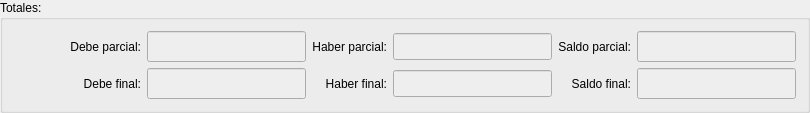
    <widget class="QGroupBox" name="groupBox">
     <property name="title">
      <string>Totales:</string>
     </property>
     <layout class="QGridLayout" name="_2">
      <item row="0" column="0">
       <spacer name="spacer">
        <property name="orientation">
         <enum>Qt::Horizontal</enum>
        </property>
        <property name="sizeHint" stdset="0">
         <size>
          <width>56</width>
          <height>20</height>
         </size>
        </property>
       </spacer>
      </item>
      <item row="0" column="1">
       <widget class="QLabel" name="TextLabel2_9">
        <property name="frameShape">
         <enum>QFrame::NoFrame</enum>
        </property>
        <property name="frameShadow">
         <enum>QFrame::Plain</enum>
        </property>
        <property name="text">
         <string>Debe parcial:</string>
        </property>
        <property name="alignment">
         <set>Qt::AlignRight|Qt::AlignTrailing|Qt::AlignVCenter</set>
        </property>
       </widget>
      </item>
      <item row="0" column="2">
       <widget class="QLineEdit" name="mui_totalParcialDebe">
        <property name="enabled">
         <bool>true</bool>
        </property>
        <property name="palette">
         <palette>
          <active>
           <colorrole role="Base">
            <brush brushstyle="SolidPattern">
             <color alpha="255">
              <red>238</red>
              <green>238</green>
              <blue>238</blue>
             </color>
            </brush>
           </colorrole>
          </active>
          <inactive>
           <colorrole role="Base">
            <brush brushstyle="SolidPattern">
             <color alpha="255">
              <red>238</red>
              <green>238</green>
              <blue>238</blue>
             </color>
            </brush>
           </colorrole>
          </inactive>
          <disabled>
           <colorrole role="Base">
            <brush brushstyle="SolidPattern">
             <color alpha="255">
              <red>255</red>
              <green>255</green>
              <blue>255</blue>
             </color>
            </brush>
           </colorrole>
          </disabled>
         </palette>
        </property>
        <property name="font">
         <font>
          <family>Sans Serif</family>
          <pointsize>12</pointsize>
          <weight>75</weight>
          <italic>false</italic>
          <bold>true</bold>
          <underline>false</underline>
          <strikeout>false</strikeout>
         </font>
        </property>
        <property name="alignment">
         <set>Qt::AlignRight</set>
        </property>
        <property name="readOnly">
         <bool>true</bool>
        </property>
       </widget>
      </item>
      <item row="0" column="3">
       <widget class="QLabel" name="TextLabel2_8">
        <property name="frameShape">
         <enum>QFrame::NoFrame</enum>
        </property>
        <property name="frameShadow">
         <enum>QFrame::Plain</enum>
        </property>
        <property name="text">
         <string>Haber parcial:</string>
        </property>
        <property name="alignment">
         <set>Qt::AlignRight|Qt::AlignTrailing|Qt::AlignVCenter</set>
        </property>
       </widget>
      </item>
      <item row="0" column="4">
       <widget class="QLineEdit" name="mui_totalParcialHaber">
        <property name="enabled">
         <bool>true</bool>
        </property>
        <property name="palette">
         <palette>
          <active>
           <colorrole role="Base">
            <brush brushstyle="SolidPattern">
             <color alpha="255">
              <red>238</red>
              <green>238</green>
              <blue>238</blue>
             </color>
            </brush>
           </colorrole>
          </active>
          <inactive>
           <colorrole role="Base">
            <brush brushstyle="SolidPattern">
             <color alpha="255">
              <red>238</red>
              <green>238</green>
              <blue>238</blue>
             </color>
            </brush>
           </colorrole>
          </inactive>
          <disabled>
           <colorrole role="Base">
            <brush brushstyle="SolidPattern">
             <color alpha="255">
              <red>255</red>
              <green>255</green>
              <blue>255</blue>
             </color>
            </brush>
           </colorrole>
          </disabled>
         </palette>
        </property>
        <property name="font">
         <font>
          <pointsize>12</pointsize>
          <weight>75</weight>
          <bold>true</bold>
         </font>
        </property>
        <property name="alignment">
         <set>Qt::AlignRight</set>
        </property>
        <property name="readOnly">
         <bool>true</bool>
        </property>
       </widget>
      </item>
      <item row="0" column="5">
       <widget class="QLabel" name="TextLabel2_7">
        <property name="frameShape">
         <enum>QFrame::NoFrame</enum>
        </property>
        <property name="frameShadow">
         <enum>QFrame::Plain</enum>
        </property>
        <property name="text">
         <string>Saldo parcial:</string>
        </property>
        <property name="alignment">
         <set>Qt::AlignRight|Qt::AlignTrailing|Qt::AlignVCenter</set>
        </property>
       </widget>
      </item>
      <item row="0" column="6">
       <widget class="QLineEdit" name="mui_totalParcialSaldo">
        <property name="enabled">
         <bool>true</bool>
        </property>
        <property name="palette">
         <palette>
          <active>
           <colorrole role="Base">
            <brush brushstyle="SolidPattern">
             <color alpha="255">
              <red>238</red>
              <green>238</green>
              <blue>238</blue>
             </color>
            </brush>
           </colorrole>
          </active>
          <inactive>
           <colorrole role="Base">
            <brush brushstyle="SolidPattern">
             <color alpha="255">
              <red>238</red>
              <green>238</green>
              <blue>238</blue>
             </color>
            </brush>
           </colorrole>
          </inactive>
          <disabled>
           <colorrole role="Base">
            <brush brushstyle="SolidPattern">
             <color alpha="255">
              <red>255</red>
              <green>255</green>
              <blue>255</blue>
             </color>
            </brush>
           </colorrole>
          </disabled>
         </palette>
        </property>
        <property name="font">
         <font>
          <family>Sans Serif</family>
          <pointsize>12</pointsize>
          <weight>75</weight>
          <italic>false</italic>
          <bold>true</bold>
          <underline>false</underline>
          <strikeout>false</strikeout>
         </font>
        </property>
        <property name="alignment">
         <set>Qt::AlignRight</set>
        </property>
        <property name="readOnly">
         <bool>true</bool>
        </property>
       </widget>
      </item>
      <item row="1" column="0">
       <spacer>
        <property name="orientation">
         <enum>Qt::Horizontal</enum>
        </property>
        <property name="sizeHint" stdset="0">
         <size>
          <width>40</width>
          <height>20</height>
         </size>
        </property>
       </spacer>
      </item>
      <item row="1" column="1">
       <widget class="QLabel" name="TextLabel2">
        <property name="frameShape">
         <enum>QFrame::NoFrame</enum>
        </property>
        <property name="frameShadow">
         <enum>QFrame::Plain</enum>
        </property>
        <property name="text">
         <string>Debe final:</string>
        </property>
        <property name="alignment">
         <set>Qt::AlignRight|Qt::AlignTrailing|Qt::AlignVCenter</set>
        </property>
       </widget>
      </item>
      <item row="1" column="2">
       <widget class="QLineEdit" name="mui_totalDebe">
        <property name="enabled">
         <bool>true</bool>
        </property>
        <property name="palette">
         <palette>
          <active>
           <colorrole role="Base">
            <brush brushstyle="SolidPattern">
             <color alpha="255">
              <red>238</red>
              <green>238</green>
              <blue>238</blue>
             </color>
            </brush>
           </colorrole>
          </active>
          <inactive>
           <colorrole role="Base">
            <brush brushstyle="SolidPattern">
             <color alpha="255">
              <red>238</red>
              <green>238</green>
              <blue>238</blue>
             </color>
            </brush>
           </colorrole>
          </inactive>
          <disabled>
           <colorrole role="Base">
            <brush brushstyle="SolidPattern">
             <color alpha="255">
              <red>255</red>
              <green>255</green>
              <blue>255</blue>
             </color>
            </brush>
           </colorrole>
          </disabled>
         </palette>
        </property>
        <property name="font">
         <font>
          <family>Sans Serif</family>
          <pointsize>12</pointsize>
          <weight>75</weight>
          <italic>false</italic>
          <bold>true</bold>
          <underline>false</underline>
          <strikeout>false</strikeout>
         </font>
        </property>
        <property name="alignment">
         <set>Qt::AlignRight</set>
        </property>
        <property name="readOnly">
         <bool>true</bool>
        </property>
       </widget>
      </item>
      <item row="1" column="3">
       <widget class="QLabel" name="TextLabel2_5">
        <property name="frameShape">
         <enum>QFrame::NoFrame</enum>
        </property>
        <property name="frameShadow">
         <enum>QFrame::Plain</enum>
        </property>
        <property name="text">
         <string>Haber final:</string>
        </property>
        <property name="alignment">
         <set>Qt::AlignRight|Qt::AlignTrailing|Qt::AlignVCenter</set>
        </property>
       </widget>
      </item>
      <item row="1" column="4">
       <widget class="QLineEdit" name="mui_totalHaber">
        <property name="enabled">
         <bool>true</bool>
        </property>
        <property name="palette">
         <palette>
          <active>
           <colorrole role="Base">
            <brush brushstyle="SolidPattern">
             <color alpha="255">
              <red>238</red>
              <green>238</green>
              <blue>238</blue>
             </color>
            </brush>
           </colorrole>
          </active>
          <inactive>
           <colorrole role="Base">
            <brush brushstyle="SolidPattern">
             <color alpha="255">
              <red>238</red>
              <green>238</green>
              <blue>238</blue>
             </color>
            </brush>
           </colorrole>
          </inactive>
          <disabled>
           <colorrole role="Base">
            <brush brushstyle="SolidPattern">
             <color alpha="255">
              <red>255</red>
              <green>255</green>
              <blue>255</blue>
             </color>
            </brush>
           </colorrole>
          </disabled>
         </palette>
        </property>
        <property name="font">
         <font>
          <pointsize>12</pointsize>
          <weight>75</weight>
          <bold>true</bold>
         </font>
        </property>
        <property name="alignment">
         <set>Qt::AlignRight</set>
        </property>
        <property name="readOnly">
         <bool>true</bool>
        </property>
       </widget>
      </item>
      <item row="1" column="5">
       <widget class="QLabel" name="TextLabel2_6">
        <property name="frameShape">
         <enum>QFrame::NoFrame</enum>
        </property>
        <property name="frameShadow">
         <enum>QFrame::Plain</enum>
        </property>
        <property name="text">
         <string>Saldo final:</string>
        </property>
        <property name="alignment">
         <set>Qt::AlignRight|Qt::AlignTrailing|Qt::AlignVCenter</set>
        </property>
       </widget>
      </item>
      <item row="1" column="6">
       <widget class="QLineEdit" name="mui_totalSaldo">
        <property name="enabled">
         <bool>true</bool>
        </property>
        <property name="palette">
         <palette>
          <active>
           <colorrole role="Base">
            <brush brushstyle="SolidPattern">
             <color alpha="255">
              <red>238</red>
              <green>238</green>
              <blue>238</blue>
             </color>
            </brush>
           </colorrole>
          </active>
          <inactive>
           <colorrole role="Base">
            <brush brushstyle="SolidPattern">
             <color alpha="255">
              <red>238</red>
              <green>238</green>
              <blue>238</blue>
             </color>
            </brush>
           </colorrole>
          </inactive>
          <disabled>
           <colorrole role="Base">
            <brush brushstyle="SolidPattern">
             <color alpha="255">
              <red>255</red>
              <green>255</green>
              <blue>255</blue>
             </color>
            </brush>
           </colorrole>
          </disabled>
         </palette>
        </property>
        <property name="font">
         <font>
          <family>Sans Serif</family>
          <pointsize>12</pointsize>
          <weight>75</weight>
          <italic>false</italic>
          <bold>true</bold>
          <underline>false</underline>
          <strikeout>false</strikeout>
         </font>
        </property>
        <property name="alignment">
         <set>Qt::AlignRight</set>
        </property>
        <property name="readOnly">
         <bool>true</bool>
        </property>
       </widget>
      </item>
     </layout>
    </widget>
